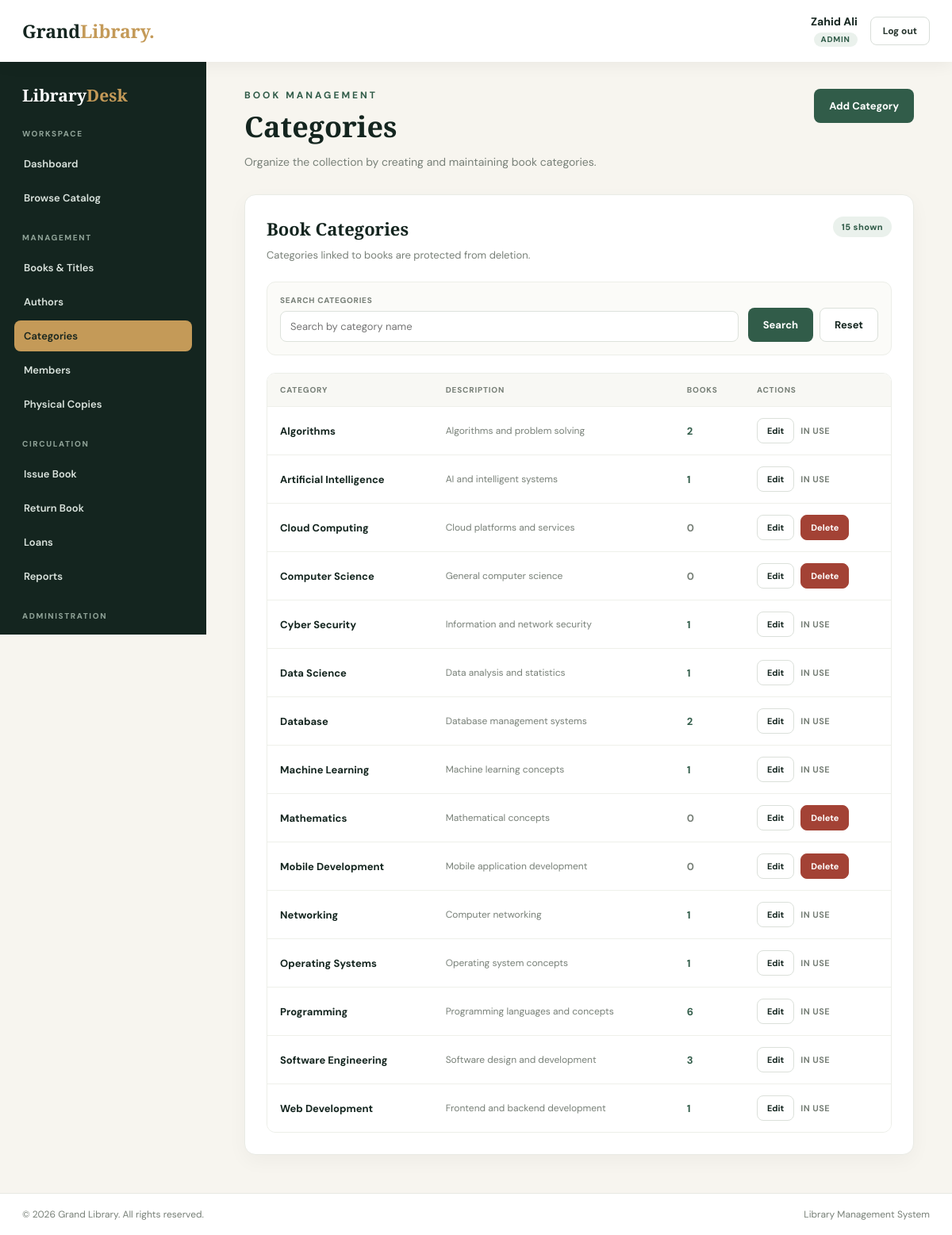
Screenshot of /categories/index.php (signed in) with the database file from the repository.
### tables this page shows
CREATE TABLE `users` (
  `id` int NOT NULL AUTO_INCREMENT,
  `name` varchar(100) NOT NULL,
  `email` varchar(150) NOT NULL,
  `password` varchar(255) NOT NULL,
  `role` enum('Admin','Librarian') NOT NULL DEFAULT 'Librarian',
  `status` enum('Active','Inactive') NOT NULL DEFAULT 'Active',
  `created_at` timestamp NULL DEFAULT CURRENT_TIMESTAMP,
  PRIMARY KEY (`id`),
  UNIQUE KEY `email` (`email`)
);

CREATE TABLE `categories` (
  `id` int NOT NULL AUTO_INCREMENT,
  `name` varchar(100) NOT NULL,
  `description` text,
  PRIMARY KEY (`id`),
  UNIQUE KEY `name` (`name`)
);

### includes/functions.php (called while the page is built, shortened)
<?php
function e($value): string
{
    return htmlspecialchars((string)$value, ENT_QUOTES | ENT_SUBSTITUTE, 'UTF-8');
}
function app_url(string $path = ''): string
{
    $documentRoot = isset($_SERVER['DOCUMENT_ROOT']) ? realpath($_SERVER['DOCUMENT_ROOT']) : false;
    $appRoot = realpath(dirname(__DIR__));
    $base = '';
    if ($documentRoot && $appRoot) {
        $docRoot = rtrim(str_replace('\\', '/', $documentRoot), '/');
        $rootPath = rtrim(str_replace('\\', '/', $appRoot), '/');
        if (stripos($rootPath, $docRoot) === 0) {
            $base = substr($rootPath, strlen($docRoot));
        }
    }
    $base = rtrim($base, '/');
    $path = ltrim($path, '/');
    return $base . '/' . $path;
}
function get_value(string $key, string $default = ''): string
{
    $value = $_GET[$key] ?? $default;
    return is_string($value) ? trim($value) : $default;
}
function normalize_role(string $role): ?string
{
    if (strcasecmp($role, 'Admin') === 0) {
        return 'Admin';
    }
    return null;
}

### includes/auth.php (called while the page is built, shortened)
<?php
require_once __DIR__ . '/functions.php';
require_once __DIR__ . '/../config/db.php';
function current_user(): ?array
{
    $role = normalize_role((string)($_SESSION['user_role'] ?? ''));
    return [
        'id' => (int)$_SESSION['user_id'],
        'name' => (string)($_SESSION['user_name'] ?? ''),
        'role' => $role,
    ];
}
function require_login(): array
{
    $user = current_user();
    global $conn;
    $stmt = $conn->prepare('SELECT name, role, status FROM users WHERE id = ? LIMIT 1');
    $stmt->bind_param('i', $user['id']);
    if (!$stmt->execute()) {
        $stmt->close();
        logout_user();
        redirect(app_url('login.php'));
    }
    $row = $stmt->get_result()->fetch_assoc();
    $role = $row ? normalize_role((string)$row['role']) : null;
    return [
        'id' => $user['id'],
        'name' => (string)$row['name'],
        'role' => $role,
    ];
}
function require_staff(): array
{
    $user = require_login();
    return $user;
}

### categories/index.php (the view, shortened to what this page needs)
<?php
require_once __DIR__ . '/../includes/auth.php';
require_staff();
$search = get_value('search');
if (function_exists('mb_substr')) {
    $search = mb_substr($search, 0, 100);
} else {
    $search = substr($search, 0, 100);
}
$sql = "
    SELECT c.id, c.name, c.description, COUNT(b.id) AS book_count
    FROM categories c
    LEFT JOIN books b ON b.category_id = c.id
";
$sql .= ' GROUP BY c.id, c.name, c.description ORDER BY c.name ASC';
$categories = [];
$stmt = $conn->prepare($sql);
if (!$stmt) {
    error_log('Category list preparation failed: ' . $conn->error);
    $error = 'Categories could not be loaded right now. Please try again later.';
} else {
    if ($stmt->execute()) {
        $result = $stmt->get_result();
        while ($row = $result->fetch_assoc()) {
            $categories[] = $row;
        }
    } else {
        error_log('Category list query failed: ' . $stmt->error);
        $error = 'Categories could not be loaded right now. Please try again later.';
    }
}
require_once __DIR__ . '/../includes/header.php';
require_once __DIR__ . '/../includes/sidebar.php';
?>
<section class="page-head">
    <div>
        <div class="eyebrow">Book Management</div>
        <h1>Categories</h1>
        <p>Organize the collection by creating and maintaining book categories.</p>
    </div>
    <a class="btn btn-primary" href="<?php echo e(app_url('categories/add.php')); ?>">Add Category</a>
</section>
<section class="panel">
    <div class="panel-head">
        <div>
            <h2>Book Categories</h2>
            <p class="panel-intro">Categories linked to books are protected from deletion.</p>
        </div>
        <span class="count-pill"><?php echo number_format(count($categories)); ?> shown</span>
    </div>
    <form method="get" action="<?php echo e(app_url('categories/index.php')); ?>" class="staff-filter">
        <div class="filter-field">
            <label for="search">Search Categories</label>
            <input class="form-control" type="search" id="search" name="search"
                   value="<?php echo e($search); ?>" maxlength="100" placeholder="Search by category name">
        </div>
        <div class="filter-actions">
            <button type="submit" class="btn btn-primary">Search</button>
            <a class="btn btn-secondary" href="<?php echo e(app_url('categories/index.php')); ?>">Reset</a>
        </div>
    </form>
    <div class="table-wrap">
        <table class="data-table" aria-label="Book categories">
            <thead>
                <tr>
                    <th scope="col">Category</th>
                    <th scope="col">Description</th>
                    <th scope="col">Books</th>
                    <th scope="col">Actions</th>
                </tr>
            </thead>
            <tbody>
                <?php if (count($categories) === 0): ?>
                    <tr>
                        <td colspan="4" class="empty-cell">No categories found.</td>
                    </tr>
                <?php else: ?>
                    <?php foreach ($categories as $category): ?>
                        <?php $bookCount = (int)$category['book_count']; ?>
                        <tr>
                            <td><span class="book-title"><?php echo e($category['name']); ?></span></td>
                            <td>
                                <?php if ((string)$category['description'] !== ''): ?>
                                    <span class="category-description"><?php echo e($category['description']); ?></span>
                                <?php else: ?>
                                    <span class="table-note">&mdash;</span>
                                <?php endif; ?>
                            </td>
                            <td>
                                <span class="copy-count<?php echo $bookCount === 0 ? ' zero' : ''; ?>">
                                    <?php echo number_format($bookCount); ?>
                                </span>
                            </td>
                            <td class="table-actions">
                                <a class="btn btn-secondary btn-small"
                                   href="<?php echo e(app_url('categories/edit.php?id=' . (int)$category['id'])); ?>">Edit</a>
                                <?php if ($bookCount === 0): ?>
                                    <form method="post" action="<?php echo e(app_url('categories/delete.php')); ?>"
                                          class="inline-form"
                                          data-confirm="Delete this category? This action cannot be undone.">
                                        <button type="submit" class="btn btn-danger btn-small">Delete</button>
                                    </form>
                                <?php else: ?>
                                    <span class="protected-label" title="Delete the linked books before removing this category">
                                        In use
                                    </span>
                                <?php endif; ?>
                            </td>
                        </tr>
                    <?php endforeach; ?>
                <?php endif; ?>
            </tbody>
        </table>
    </div>
</section>
<?php require_once __DIR__ . '/../includes/footer.php'; ?>

### includes/header.php (shortened to what this page needs)
<?php
require_once __DIR__ . '/auth.php';
$staff = current_user();
?>
<!DOCTYPE html>
<html lang="en">
<head>
    <link rel="stylesheet" href="<?php echo e(app_url('assets/tera.css')); ?>">
</head>
<body class="staff-body">
<header class="staff-topbar">
    <a class="logo staff-logo" href="<?php echo e(app_url('dashboard.php')); ?>">Grand<span>Library.</span></a>
    <div class="staff-user">
        <div class="staff-user-info">
            <div class="staff-user-name"><?php echo e($staff['name']); ?></div>
            <span class="role-badge"><?php echo e($staff['role']); ?></span>
        </div>
        <form method="post" action="<?php echo e(app_url('logout.php')); ?>" class="logout-form">
            <button type="submit" class="logout-btn">Log out</button>
        </form>
    </div>
</header>
<div class="staff-layout">

### rows the page displays
users: name "Zahid Ali", role "ADMIN"
categories: name "Algorithms", description "Algorithms and problem solving", bookCount "2", shows "IN USE"
categories: name "Artificial Intelligence", description "AI and intelligent systems", bookCount "1", shows "IN USE"
categories: name "Cloud Computing", description "Cloud platforms and services", bookCount "0"
categories: name "Computer Science", description "General computer science", bookCount "0"
categories: name "Cyber Security", description "Information and network security", bookCount "1", shows "IN USE"
categories: name "Data Science", description "Data analysis and statistics", bookCount "1", shows "IN USE"
categories: name "Database", description "Database management systems", bookCount "2", shows "IN USE"
categories: name "Machine Learning", description "Machine learning concepts", bookCount "1", shows "IN USE"
categories: name "Mathematics", description "Mathematical concepts", bookCount "0"
categories: name "Mobile Development", description "Mobile application development", bookCount "0"
categories: name "Networking", description "Computer networking", bookCount "1", shows "IN USE"
categories: name "Operating Systems", description "Operating system concepts", bookCount "1", shows "IN USE"
categories: name "Programming", description "Programming languages and concepts", bookCount "6", shows "IN USE"
categories: name "Software Engineering", description "Software design and development", bookCount "3", shows "IN USE"
categories: name "Web Development", description "Frontend and backend development", bookCount "1", shows "IN USE"

### other values shown
count($categories) "15"
